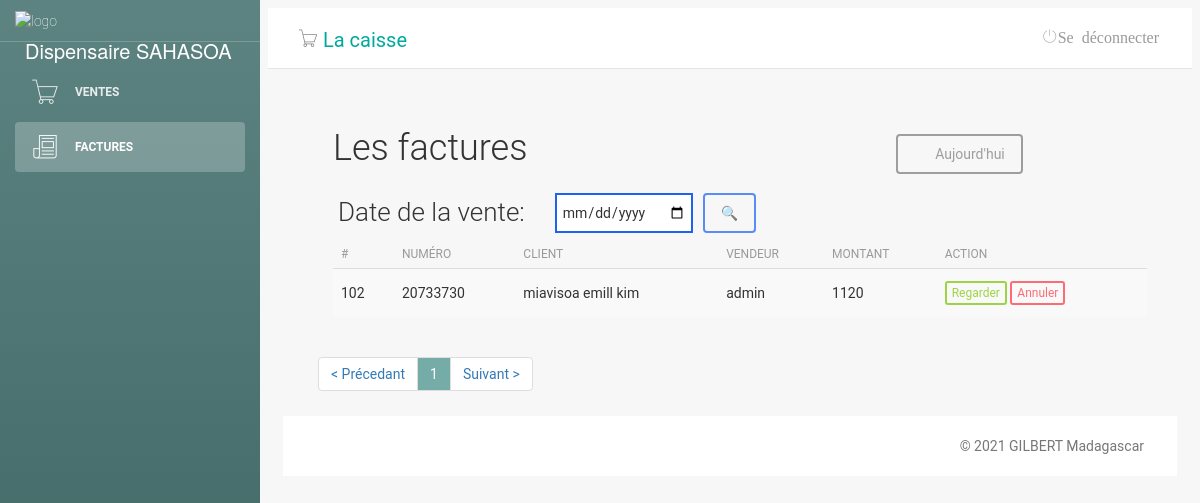
The app's page /invoices.php, older data.
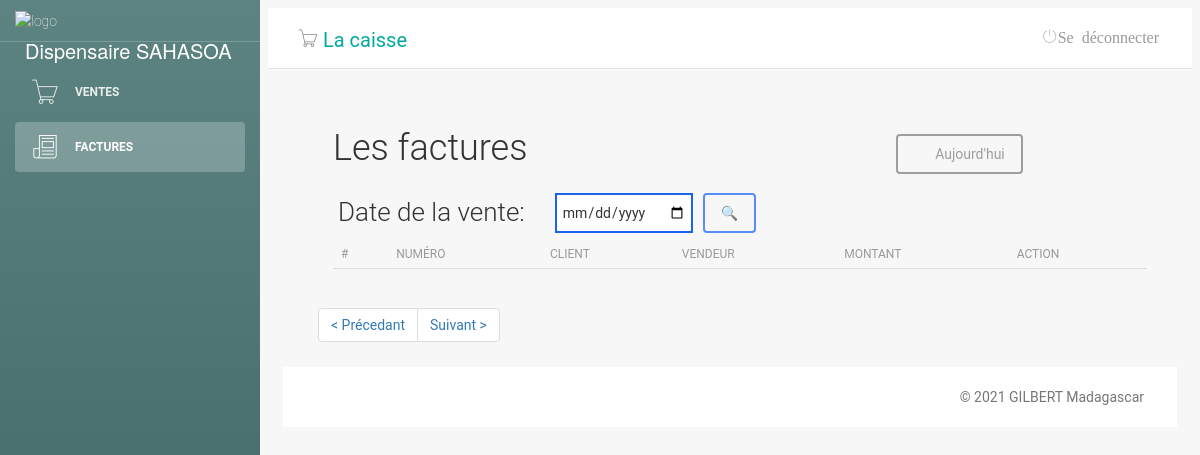
The same page, newer data.
### tables this page shows
CREATE TABLE "tb_ventes" (
	"id"	INTEGER,
	"prix"	varchar(11),
	"date"	date,
	"vendeur"	varchar(55),
	"client"	varchar(55) DEFAULT NULL,
	"n_NotaFiscal"	int(11),
	"paiment"	varchar(55),
	"mois"	TEXT,
	"an"	TEXT,
	"benefice"	NUMERIC,
	"states"	INTEGER,
	PRIMARY KEY("id" AUTOINCREMENT)
);

### invoices.php (the view, shortened to what the changed rows need)
<?php
include('classes/Mysql.php');
?>
<!doctype html>
<html lang="pt-br">
<head>
    <link href="css/bootstrap.min.css" rel="stylesheet" />
    <link href="css/animate.min.css" rel="stylesheet" />
    <link href="css/light-bootstrap-dashboard.css?v=1.4.0" rel="stylesheet" />
    <link href="css/demo.css" rel="stylesheet" />
    <link href="css/style.css" rel="stylesheet">
    <link href="css/font-awesome.min.css" rel="stylesheet">
    <link href='css/css' rel='stylesheet' type='text/css'>
    <link href="css/pe-icon-7-stroke.css" rel="stylesheet" />
</head>
<body>
    <div class="wrapper">
        <div class="main-panel">
            <div class="content">
                <div class="container-fluid">
                    <div class="row">
                        <?php
                        if (isset($_GET['date_invoice'])) {
                            $date = $_GET['date_invoice'];
                            $date = date_parse($date);
                            $day = $date['day'];
                            if ($day < 10) {
                                $day = '0' . $day;
                            }
                            $month = $date['month'];
                            $year = $date['year'];
                            $year = substr($year, 2);
                            $date = $month . '/' . $day . '/' . $year;
                        } else {
                            $date = date('m/d/y');
                        }
                        $numRows = 0;
                        $itemsPerPage = 30;
                        $totalItemReq = $db->query("SELECT id FROM tb_ventes WHERE date = '$date'");
                        while ($row = $totalItemReq->fetch(SQLITE3_ASSOC)) {
                            ++$numRows;
                        }
                        $totalItem = $numRows;
                        $totalPages = ceil($totalItem / $itemsPerPage) + 1;
                        if (isset($_GET['page']) and !empty($_GET['page']) and $_GET['page'] > 0 and $_GET['page'] <= $totalItem) {
                            $_GET['page'] = intval($_GET['page']);
                            $currentPage = $_GET['page'];
                        } else {
                            $currentPage = 1;
                        }
                        $begin = ($currentPage - 1) * $itemsPerPage;
                        $sql = $db->prepare("SELECT * FROM tb_ventes WHERE date = '$date'");
                        $sql->execute();
                        $andranas = $sql->fetchAll();
                            $sql = $db->prepare("SELECT * FROM `tb_ventes` WHERE date = '$date' LIMIT $begin,$itemsPerPage");
                        $sql->execute();
                        $produtos = $sql->fetchAll();
                        ?>
                        <div class="lista-cliente">
                            <div id="top" class="row">
                                <div class="col-sm-8">
                                    <h2>Les factures</h2>
                                </div>
                            </div>
                            <div id="list" class="row">
                                <div class="table-responsive col-md-12">
                                    <table class="table table-striped" cellspacing="0" cellpadding="0">
                                        <thead>
                                            <tr>
                                                <th>#</th>
                                                <th>Numéro</th>
                                                <th>Client</th>
                                                <th>Vendeur</th>
                                                <th>montant</th>
                                                <th class="actions">Action</th>
                                            </tr>
                                        </thead>
                                        <tbody>
                                            <tr>
                                                <?php foreach ($produtos as $value) : ?>
                                                    <td><?php echo $value['id'] ?></td>
                                                    <td><?php echo $value['n_NotaFiscal'] ?></td>
                                                    <td><?php echo $value['client'] ?></td>
                                                    <td><?php echo $value['vendeur'] ?></td>
                                                    <td><?php echo ($value['prix']) ?></td>
                                                    <td class="actions">
                                                        <a class="btn btn-success btn-xs" href="invoice-detail.php?client=<?=$value['client']?>&vendeur=<?=$value['vendeur']?>&total=<?=($value['prix'])?>&numero=<?=($value['n_NotaFiscal'])?>">Regarder</a>
                                                        <a class="btn btn-danger btn-xs" href="invoice-cancel.php?client=<?=$value['client']?>&vendeur=<?=$value['vendeur']?>&total=<?=($value['prix'])?>&numero=<?=($value['n_NotaFiscal'])?>">Annuler</a>
                                                    </td>
                                            </tr>
                                        <?php
                                                endforeach;
                                        ?>
                                        </tbody>
                                    </table>
                                </div>
                                <div id="bottom" class="row">
                                    <div class="col-md-12">
                                        <ul class="pagination">
                                            <?php for ($i = 1; $i < $totalPages; $i++) {
                                                if ($i == $currentPage) {
                                                    echo '<li><a  style="background-color: #75aca8; color:white;" href="#">' . $i . '</a></li>';
                                                } else {
                                                    echo '<li><a href="?pg=sales&page=' . $i . '">' . $i . '</a></li>';
                                                }
                                            } ?>
                                        </ul>
                                    </div>
                                </div>
                            </div>
                        </div>
                    </div>
                </div>
            </div>
        </div>
</body>
</html>

Row changes from the older to the newer data that the page shows:
removed tb_ventes: id "102", n_NotaFiscal "20733730", client "miavisoa emill kim", vendeur "admin", prix "1120"
Text that changed along with them:
list line gone: "1"
